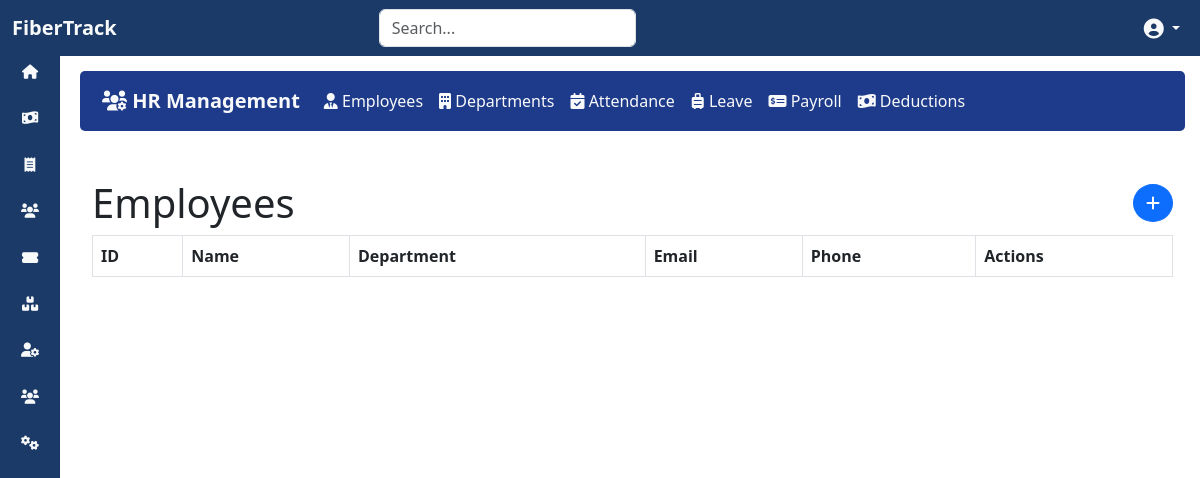
Page /hr/employees/ (signed in) on the earlier database version.
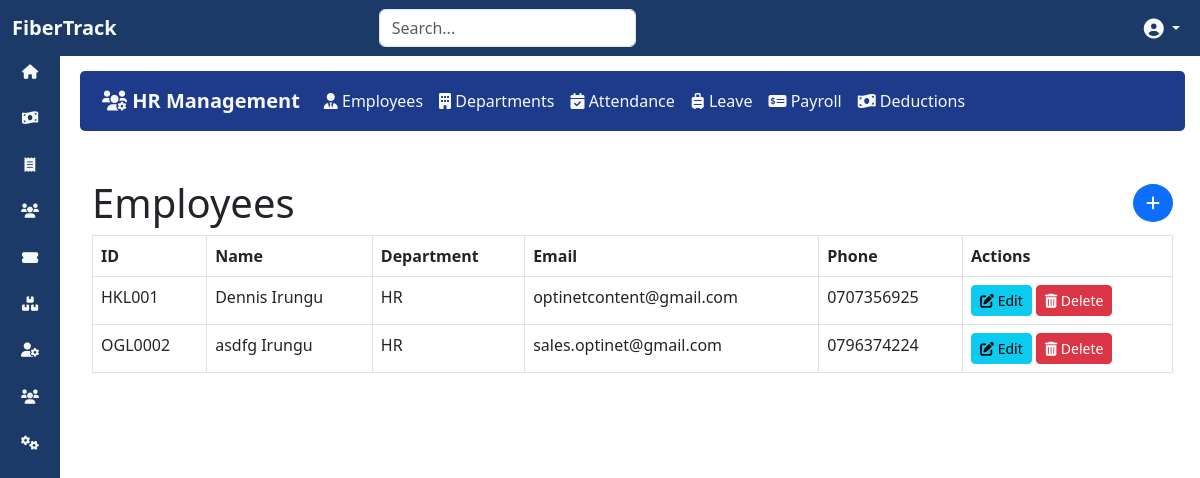
Same page on the later database version.
### hr/models.py (models this page shows, shortened)
class Employee(models.Model):
    employee_id = models.CharField(max_length=10, unique=True, editable=False)
    first_name = models.CharField(max_length=100)
    last_name = models.CharField(max_length=100)
    email = models.EmailField()
    phone = models.CharField(max_length=15)
    address = models.CharField(max_length=100)
    national_id = models.CharField(max_length=20, unique=True)
    emergency_contact_name = models.CharField(max_length=100, null=True, blank=True)
    emergency_contact_phone = models.CharField(max_length=15, null=True, blank=True)
    department = models.ForeignKey('Department', on_delete=models.SET_NULL, null=True, blank=True)
    job_title = models.CharField(max_length=100, null=True, blank=True)
    hire_date = models.DateField()
    salary = models.DecimalField(max_digits=10, decimal_places=2)
    is_active = models.BooleanField(default=True)
    bank = models.CharField(max_length=100, null=True, blank=True)
    branch = models.CharField(max_length=100, null=True, blank=True)
    account_number = models.CharField(max_length=50, null=True, blank=True)
    profile_photo = models.ImageField(upload_to='employee_photos/', null=True, blank=True)
    id_scan_front = models.ImageField(upload_to='id_scans/', null=True, blank=True)
    id_scan_back = models.ImageField(upload_to='id_scans/', null=True, blank=True)
    additional_documents = models.FileField(upload_to='employee_documents/', null=True, blank=True)

class Department(models.Model):
    name = models.CharField(max_length=100)
    def __str__(self):
        return self.name

### hr/views.py (the view)
# urls.py: path('employees/', views.employee_list, name='employee_list'),
@login_required(login_url='/auth/login/')
def employee_list(request):
    employees = Employee.objects.all().order_by('first_name')
    departments = Department.objects.all()
    form = EmployeeForm()
    return render(request, 'hr/employee_list.html', {
        'employees': employees,
        'form': form,
        'departments': departments,
    })

### hr/forms.py
class EmployeeForm(forms.ModelForm):
    class Meta:
        model = Employee
        fields = [
            'first_name', 'last_name', 'email', 'phone', 'address', 'national_id',
            'emergency_contact_name', 'emergency_contact_phone',
            'department', 'job_title', 'hire_date', 'salary', 'is_active',
            'bank', 'branch', 'account_number', 'profile_photo', 'id_scan_front',
            'id_scan_back', 'additional_documents'
        ]
        widgets = {
            'hire_date': forms.DateInput(attrs={'type': 'date', 'class': 'form-control'}),
            'salary': forms.NumberInput(attrs={'class': 'form-control'}),
            'is_active': forms.CheckboxInput(attrs={'class': 'form-check-input'}),
            'profile_photo': forms.ClearableFileInput(attrs={'class': 'form-control'}),
            'id_scan_front': forms.ClearableFileInput(attrs={'class': 'form-control'}),
            'id_scan_back': forms.ClearableFileInput(attrs={'class': 'form-control'}),
            'additional_documents': forms.ClearableFileInput(attrs={'class': 'form-control'}),
        }

### hr/templates/hr/employee_list.html (shortened to what this page needs)
{% extends 'base.html' %}
{% block content %}
    {% include 'hr/hr_navbar.html' %}
    <div class="container mt-5">
        <h1 class="d-flex justify-content-between align-items-center">
            Employees
            <a href="#" data-bs-toggle="modal" data-bs-target="#employeeModal" class="btn btn-primary rounded-circle">
                <i class="fas fa-plus"></i>
            </a>
        </h1>
        <table class="table table-bordered table-hover">
            <thead class="bg-light">
                <tr>
                    <th>ID</th>
                    <th>Name</th>
                    <th>Department</th>
                    <th>Email</th>
                    <th>Phone</th>
                    <th>Actions</th>
                </tr>
            </thead>
            <tbody>
                {% for employee in employees %}
                <tr class="clickable-row" data-href="{% url 'employee_detail' employee.employee_id %}">
                    <td>{{ employee.employee_id }}</td>
                    <td>{{ employee.first_name }} {{ employee.last_name }}</td>
                    <td>{{ employee.department }}</td>
                    <td>{{ employee.email }}</td>
                    <td>{{ employee.phone }}</td>
                    <td>
                        <a href="{% url 'employee_edit' employee.employee_id %}" class="btn btn-info btn-sm">
                            <i class="fas fa-edit"></i> Edit
                        </a>
                        <form method="post" action="{% url 'employee_delete' employee.employee_id %}" style="display:inline;">
                            <button type="submit" class="btn btn-danger btn-sm" onclick="return confirm('Are you sure you want to delete this employee?');">
                                <i class="fas fa-trash-alt"></i> Delete
                            </button>
                        </form>
                    </td>
                </tr>
                {% endfor %}
            </tbody>
        </table>
    </div>
{% endblock %}

Differences in the rows shown:
added Employee: employee_id "HKL001", first_name "Dennis", last_name "Irungu", department "HR", email "optinetcontent@gmail.com", phone "0707356925"
added Employee: employee_id "OGL0002", first_name "asdfg", last_name "Irungu", department "HR", email "sales.optinet@gmail.com", phone "0796374224"
